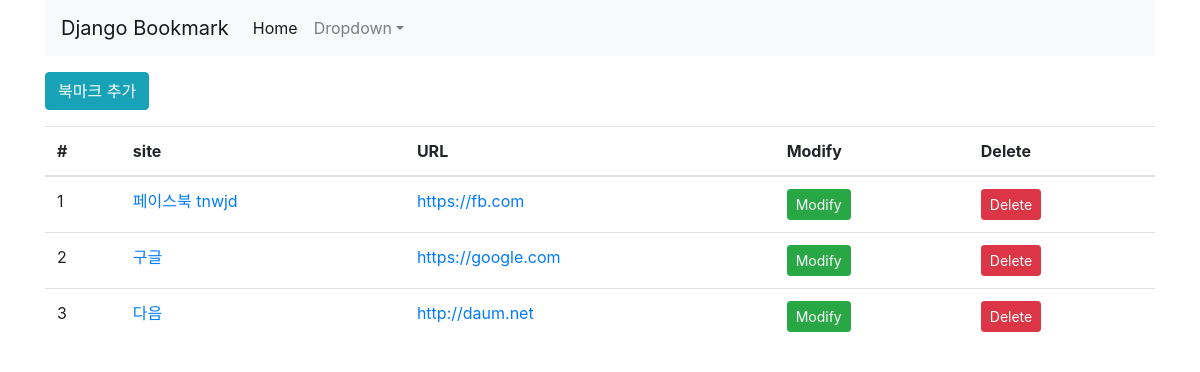
Page /bookmark on the earlier database version.
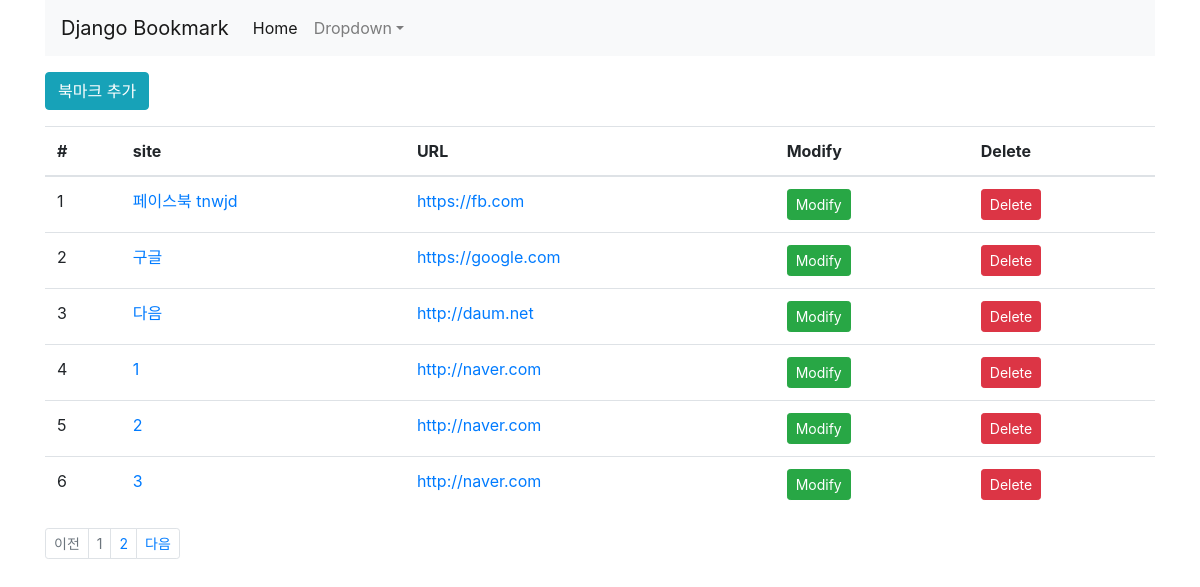
Same page on the later database version.
### bookmark/models.py (models this page shows, shortened)
class Bookmark(models.Model):
    site_name = models.CharField(max_length=200)
    url = models.URLField("Site URL")

### bookmark/views.py (the view)
# urls.py: path('', BookmarkList.as_view(), name='list'),
class BookmarkList(generic.ListView):
    model = Bookmark
    template_name = 'bookmark/index.html'
    paginate_by = 6

### bookmark/templates/bookmark/index.html (shortened to what this page needs)
{% extends 'base.html' %}
{% block content %}
    <div class="btn-group">
        <a href="{% url 'bookmark:add' %}" class="btn btn-info">북마크 추가</a>
    </div>
    <table class="table">
        <thead>
        <tr>
            <th scope="col">#</th>
            <th scope="col">site</th>
            <th scope="col">URL</th>
            <th scope="col">Modify</th>
            <th scope="col">Delete</th>
        </tr>
        </thead>
        <tbody>
        {% for bookmark in bookmark_list %}
            <tr>
                <td>{{ forloop.counter }}</td>
                <td><a href="{% url 'bookmark:detail' bookmark.id %}">{{ bookmark.site_name }}</a></td>
                <td><a href="{{ bookmark.url }}" target="_blank">{{ bookmark.url }}</a></td>
                <td><a href="{% url 'bookmark:update' bookmark.id %}" class="btn btn-success btn-sm">Modify</a></td>
                <td><a href="{% url 'bookmark:delete' bookmark.id %}" class="btn btn-danger btn-sm">Delete</a></td>
            </tr>
        {% endfor %}
        </tbody>
    </table>
{% block pagination %}
    {% if is_paginated %}
        <ul class="pagination justify-content-cent pagination-sm">
            {% if page_obj.has_previous %}
                <li class="page-item">
                    <a href="{% url 'bookmark:list' %}?page={{ page_obj.previous_page_number }}" tabindex="-1" class="page-link">이전</a>
                </li>
            {% else %}
                <li class="page-item disabled">
                    <a href="#" class="page-link" tabindex="-1">이전</a>
                </li>
            {% endif %}
            {% for object in page_obj.paginator.page_range %}
                <li class="page-item {% if page_obj.number == forloop.counter %}disabled{% endif %}">
                    <a class="page-link" href="{{ request.path }}?page={{ forloop.counter }}">{{ forloop.counter }}</a>
                </li>
            {% endfor %}
            {% if page_obj.has_next %}
                <li class="page-item">
                    <a href="{% url 'bookmark:list' %}?page={{ page_obj.next_page_number }}" class="page-link">다음</a>
                </li>
            {% else %}
                <li class="page-item disabled">
                    <a href="#" class="page-link">다음</a>
                </li>
            {% endif %}
        </ul>
    {% endif %}
{% endblock %}
{% endblock %}

### templates/base.html (shortened to what this page needs)
{% load static %}
<!DOCTYPE html>
<html lang="en">
<head>
    <link rel="stylesheet" href="https://stackpath.bootstrapcdn.com/bootstrap/4.3.1/css/bootstrap.min.css"
>
    <link rel="stylesheet" href="{% static 'style.css' %}">
</head>
<body>
<div class="container">
    <nav class="navbar navbar-expand-lg navbar-light bg-light">
        <a href="#" class="navbar-brand">Django Bookmark</a>
        <div class="collapse navbar-collapse" id="navbarSupportedContent">
            <ul class="navbar-nav mr-auto">
                <li class="nav-item active">
                    <a href="#" class="nav-link">Home <span class="sr-only">(current)</span></a>
                </li>
                <li class="nav-item dropdown">
                    <a class="nav-link dropdown-toggle" href="#" id="dropdown01" data-toggle="dropdown"
                       aria-haspopup="true" aria-expanded="false">Dropdown</a>
                </li>
            </ul>
        </div>
    </nav>
    <div class="row">
        <div class="col">
            {% block content %}
            {% endblock %}
        </div>
    </div>
</div>
</body>
</html>

### static/style.css (style rules this page uses)
body { width: 100%; }

Differences in the rows shown:
added Bookmark: site_name "1", url "http://naver.com"
added Bookmark: site_name "2", url "http://naver.com"
added Bookmark: site_name "3", url "http://naver.com"
Other differences:
text now shown: "이전 다음"
new list line: "1"
new list line: "2"
